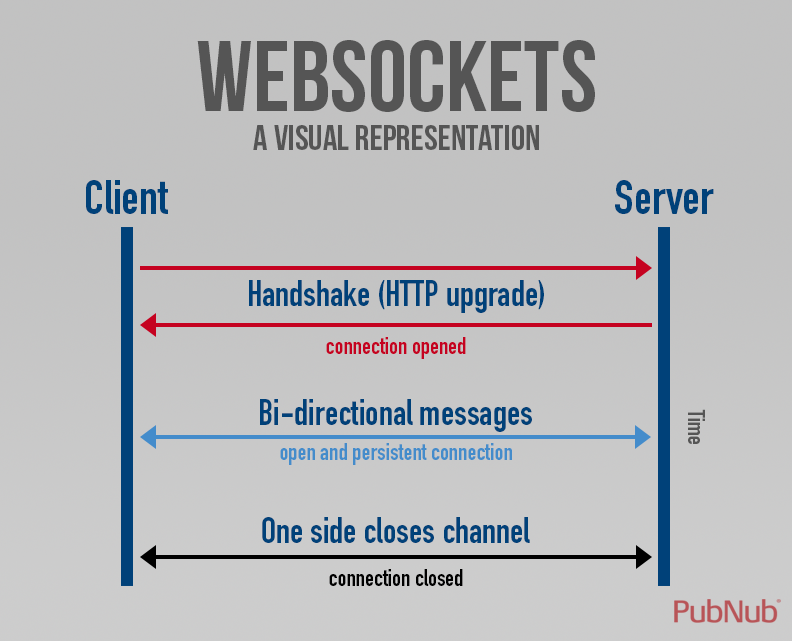
#> input picture zavodim_raspi/zavodim_raspi.html.resources/1C0365F4-AD10-4ACF-A665-2F1888AB2BA1.png, 792 x 641 px, given in place of Marina.jpg, which was not available
$ jupyter execute --allow-errors 'open CV.ipynb'   (shell and % lines are left out)   (older library calls are emulated)   (text cells are left out)
#> lines starting #> are read from the running program, lines starting #| are printed output that depends on the picture; after the words box and inside, x2 and y2 are one past the last pixel; in counts of white or black regions, pixels touching at a corner belong together; pictures that were not available may be replaced by others from this repository, and a replacement may not be noted
[cell 1]
import matplotlib
import cv2
import numpy as np
from matplotlib import pyplot as plt
from skimage.io import imread, imshow, imsave

[cell 2]
img = cv2.imread('Marina.jpg',cv2.IMREAD_GRAYSCALE)
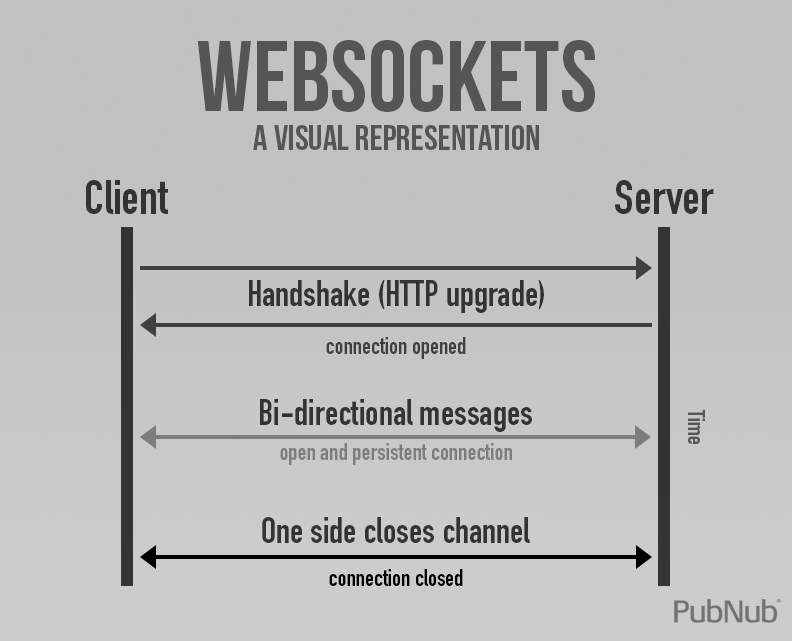
#> img: shape (641, 792); min 0, max 205, mean 184.5
#cv2.imshow('image', img)
plt.imshow(img, cmap = 'gray', interpolation = 'bicubic')
# plt.xticks([]), plt.yticks([])  # to hide tick values on X and Y axis
# plt.plot([200,400],[100,300],'c', linewidth=5)
plt.show()
cv2.imwrite('marina-cv2-gray.png',img)
#> Out = True

[cell 3]
img = cv2.imread('Marina.jpg',cv2.IMREAD_COLOR)
#> img is the input picture: shape (641, 792, 3); mean B, G, R 187.7, 184.7, 183.9

# [7 lines of commented-out code are left out]

font = cv2.FONT_HERSHEY_SIMPLEX
cv2.putText(img,'My sweet girl!',(0,130), font, 1, (200,255,155), 2, cv2.LINE_AA)

cv2.imshow('image',img)
cv2.waitKey(0) # если не указать, то будет сразу закрываться
# cv2.waitKey(1) & 0xFF == ord('q')
cv2.destroyAllWindows()

[cell 4]
color_spaces = ('RGB','GRAY','HSV','LAB','XYZ','YUV')
#> (the rest of this cell did not finish here and is left out)

[cell 5]
px = img[55,55]
#> px = [194, 193, 194]
img[55,55] = [255,255,255]
#> img: shape (641, 792, 3); mean B, G, R 187.7, 184.9, 183.8

[cell 6]
px = img[55,55]
#> px = [255, 255, 255]
print(px)
#| [255 255 255]

[cell 7]
img[100:150,100:150] = [255,255,255]

[cell 8]
print(img.shape)
#| (641, 792, 3)
print(img.size)
#| 1523016
print(img.dtype)
#| uint8

[cell 9]
marina_face = img[37:111,107:194]
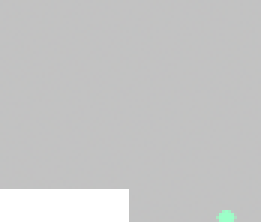
#> marina_face: shape (74, 87, 3) (shown 3 times larger); mean B, G, R 198.3, 198.5, 198.2
img[0:74,0:87] = marina_face
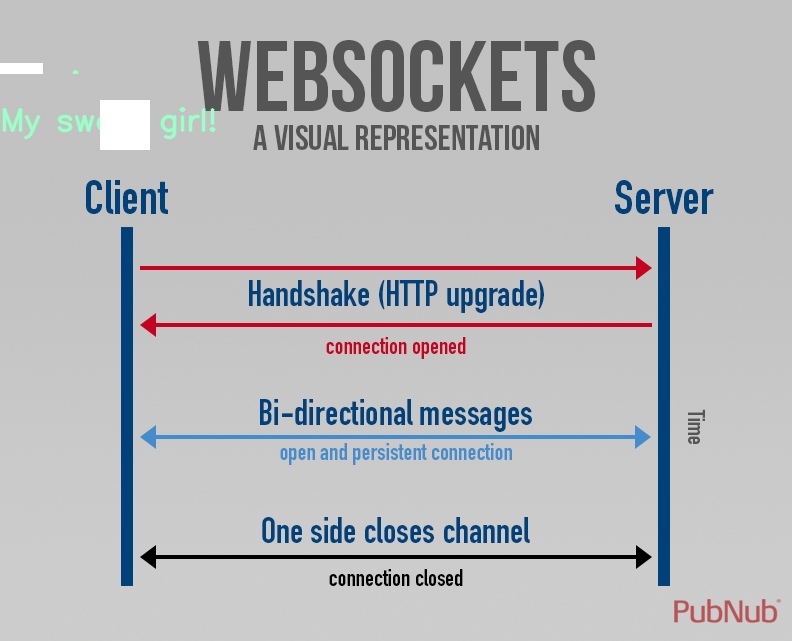
#> img: shape (641, 792, 3); mean B, G, R 188, 185.2, 184.2

cv2.imshow('image',img)
cv2.waitKey(0)
cv2.destroyAllWindows()
imshow("marina-marina-small.png")
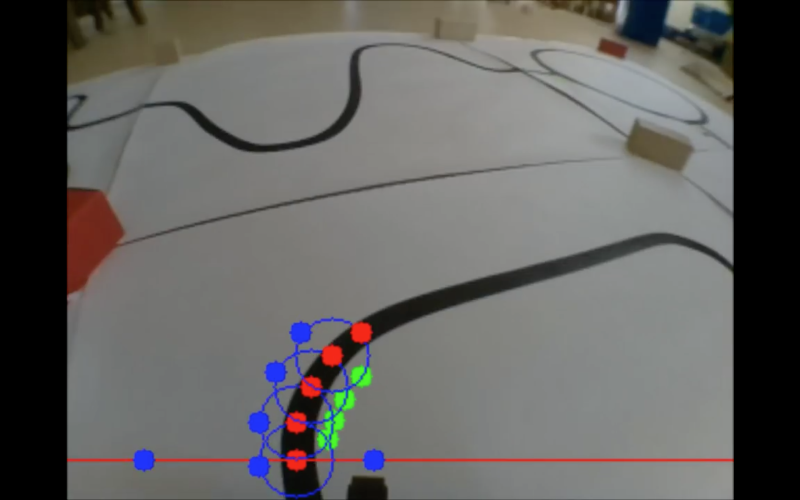
#> input picture zavodim_raspi/zavodim_raspi.html.resources/451172BE-9696-41FB-9DC3-466E45F12547.png, 1600 x 1000 px, given in place of marina-marina-small.png, which was not available (shown at 1/2 size)

[cell 10]
import cv2
import numpy as np

# 500 x 250
img1 = cv2.imread('1.png')
img2 = cv2.imread('2.png')

# add = img1+img2 # total mess!
#> (the rest of this cell did not finish here and is left out)

[cell 11]
img1 = cv2.imread('1.png')
img2 = cv2.imread('2.png')

#> (the rest of this cell did not finish here and is left out)

#> (a cell that did not finish here is left out)

[cell 13]
import cv2
import numpy as np

# Load two images
img1 = cv2.imread('Marina.jpg') # back
img2 = cv2.imread('mainlogo.png') # logo

cv2.imshow("logo", img2)

# I want to put logo on top-left corner, So I create a ROI
#> (the rest of this cell did not finish here and is left out)

#> (a cell that did not finish here is left out)

[cell 15]
import cv2
import numpy as np

img = cv2.imread('bookpage.jpg')
retval, threshold = cv2.threshold(img, 12, 255, cv2.THRESH_BINARY)
cv2.imshow('original',img)
cv2.imshow('threshold',threshold)
cv2.waitKey(0)
cv2.destroyAllWindows()

#> (a cell that did not finish here is left out)

[cell 17]
import cv2
import numpy as np

#> (the rest of this cell did not finish here and is left out)

#> (a cell that did not finish here is left out)

[cell 19]
import numpy as np
import cv2
import time

# cap = cv2.VideoCapture('vtest.avi') # from file
# specifying the video output resolution to exactly the same as input, width and height, 640x480 by default
# out = cv2.VideoWriter('output.avi',fourcc, 20.0,(int(cap.set(3,320)),int(cap.set(4,240))))

cap = cv2.VideoCapture(0)
fourcc = cv2.VideoWriter_fourcc(*'MJPG')
out = cv2.VideoWriter('output.avi',fourcc, 20.0,(int(cap.get(3)),int(cap.get(4))))

time.sleep(5)

while(cap.isOpened()):
    ret, frame = cap.read()
    if ret==True:
        frame = cv2.flip(frame,1) # write the flipped frame
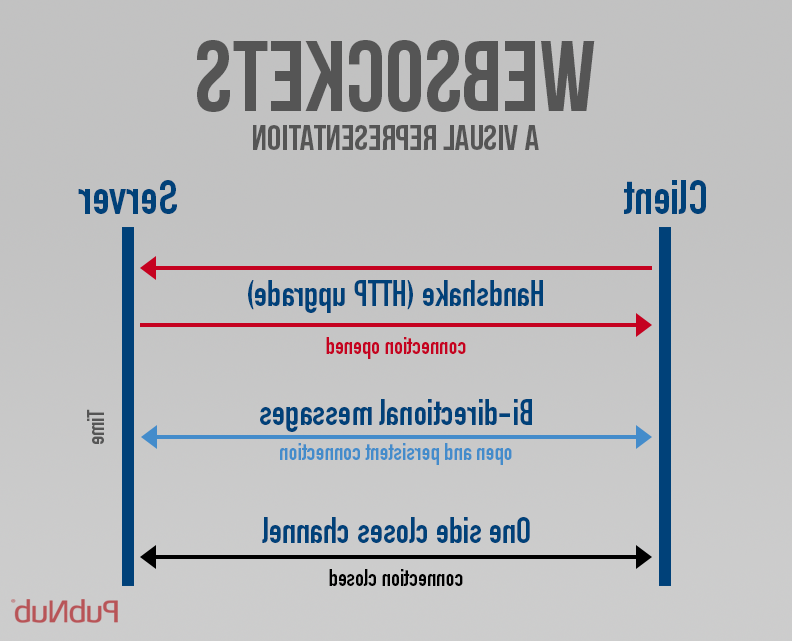
#> frame: shape (641, 792, 3); mean B, G, R 187.7, 184.7, 183.9
        out.write(frame)
        cv2.imshow('frame', frame)

        #gray = cv2.cvtColor(frame, cv2.COLOR_BGR2GRAY) # to show gray video
        #cv2.imshow('gray', gray)

        if cv2.waitKey(1) & 0xFF == ord('q'):
#> (key q is pressed here)
            break
    else:
        break

# Release everything if job is finished
cap.release()
out.release()
cv2.destroyAllWindows()

# но непонятно, куда сохраняются эти видео

[cell 20]
import cv2
import numpy as np

img = cv2.imread("marina-red.jpg")

#> (the rest of this cell did not finish here and is left out)

[cell 21]
import cv2
import numpy as np

cap = cv2.VideoCapture(0)

while(1):
    _, frame = cap.read()
    hsv = cv2.cvtColor(frame, cv2.COLOR_BGR2HSV)
#> hsv: shape (641, 792, 3); mean H, S, V 43.3, 14.2, 189.8
    # [80,118,50]
    lower_red = np.array([103,83,39])
    upper_red = np.array([180,200,180])
    # [103  83  39]
    mask = cv2.inRange(hsv, lower_red, upper_red) # binary black and white, red is white (perhaps 1)
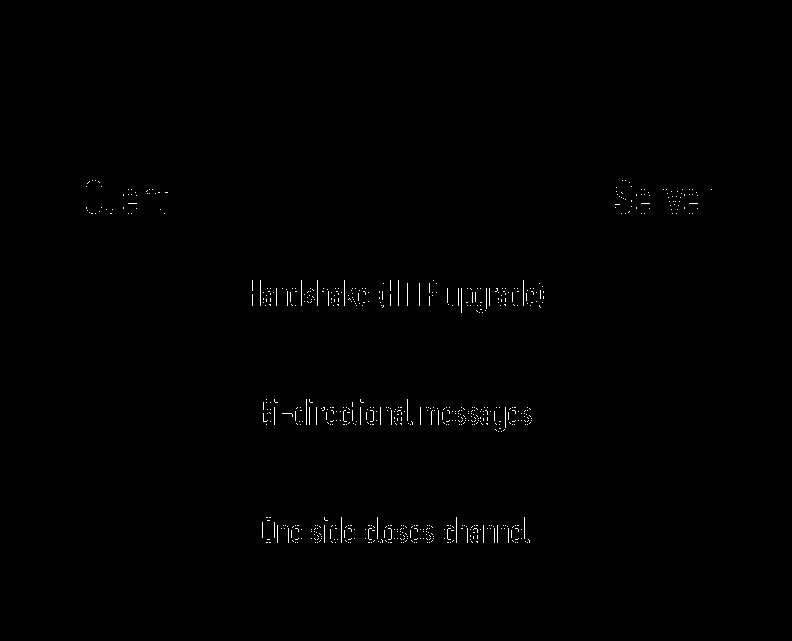
#> mask: shape (641, 792); 0.42% white in thin lines or dots, all inside (x1, y1, x2, y2) = (86, 180, 712, 543)
    res = cv2.bitwise_and(frame,frame, mask= mask) # only ones from mask and that corresponding area from frame
    blur = cv2.GaussianBlur(res,(15,15),0)
    median = cv2.medianBlur(res,15) # no artefacts!
#> median: shape (641, 792, 3); every value is 0

    moments = cv2.moments(mask, 1) # получим моменты
#> moments = moments, m00 2155, centre m10/m00, m01/m00 = (398.8, 397.3)
    x_moment = moments['m01']
#> x_moment = 856223
    y_moment = moments['m10']
#> y_moment = 859400
    area = moments['m00']
#> area = 2155
    try:
        x = int(x_moment / area) # Получим координаты x,y кота
#> x = 397
        y = int(y_moment / area) # и выведем текст на изображение
#> y = 398
        cv2.putText(median, "Red Box!", (x,y), cv2.FONT_HERSHEY_SIMPLEX, 1, (255,255,255), 2)
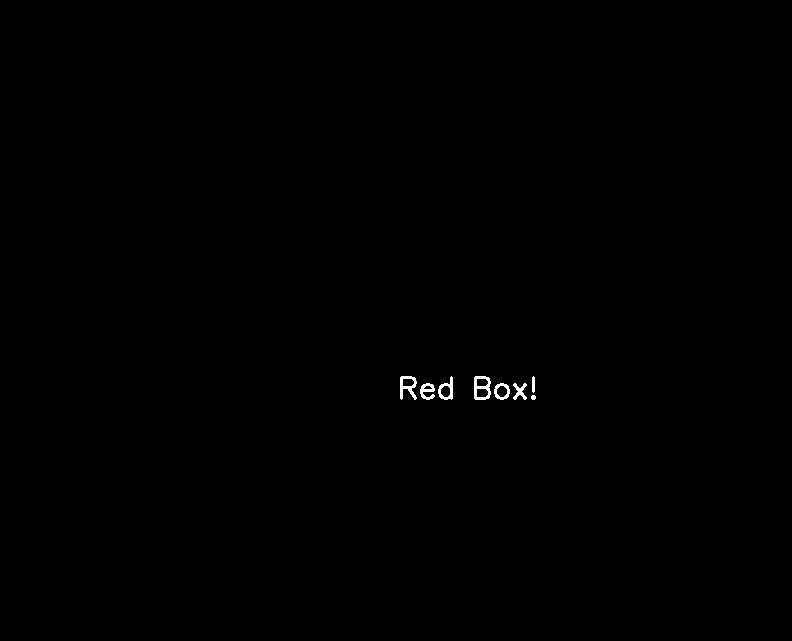
#> median: shape (641, 792, 3); 0.21% white; 8 white regions, largest, box (x1, y1, x2, y2) and area: (474, 376, 491, 400) 225, (400, 376, 417, 400) 201, (438, 376, 453, 400) 159

    except ZeroDivisionError:
        print("Show me the red box!")

    cv2.imshow('Median Blur',median)
    # [4 lines of commented-out code are left out]

    k = cv2.waitKey(5) & 0xFF
#> (key q is pressed here)
    if k == 27:
        break

cv2.destroyAllWindows()
cap.release()

#> (a cell that did not finish here is left out)

[cell 23]
import cv2
import numpy as np


cap = cv2.VideoCapture(0)

def nothing(x):
    pass
# Creating a window for later use
cv2.namedWindow('result')

# Starting with 100's to prevent error while masking
h,s,v = 100,100,100

# Creating track bar
cv2.createTrackbar('h', 'result',0,179,nothing)
cv2.createTrackbar('s', 'result',0,255,nothing)
cv2.createTrackbar('v', 'result',0,255,nothing)

while(1):

    _, frame = cap.read()

    #converting to HSV
    hsv = cv2.cvtColor(frame,cv2.COLOR_BGR2HSV)

    # get info from track bar and appy to result
    h = cv2.getTrackbarPos('h','result')
    s = cv2.getTrackbarPos('s','result')
    v = cv2.getTrackbarPos('v','result')

    # Normal masking algorithm
    lower_blue = np.array([h,s,v])
    upper_blue = np.array([180,255,255])

    mask = cv2.inRange(hsv,lower_blue, upper_blue)
#> mask: shape (641, 792); every value is 255

    result = cv2.bitwise_and(frame,frame,mask = mask)

    cv2.imshow('result',result)
    print(np.array([h,s,v]))
    k = cv2.waitKey(5) & 0xFF
#> (key q is pressed here)
    if k == 27:
        break

cap.release()

cv2.destroyAllWindows()

[cell 24]
import cv2
import numpy as np

bgr = np.uint8([[[180,255,50]]])
hsv = cv2.cvtColor(bgr,cv2.COLOR_BGR2HSV)
print(hsv)

[cell 25]
import cv2
import numpy as np

cap = cv2.VideoCapture(0)

while(1):

    _, frame = cap.read()
    hsv = cv2.cvtColor(frame, cv2.COLOR_BGR2HSV)

    lower_red = np.array([30,150,50])
    upper_red = np.array([255,255,180])

    mask = cv2.inRange(hsv, lower_red, upper_red)
#> mask: shape (641, 792); 3.6% white; 82 white regions (4 under 20 px), largest, box (x1, y1, x2, y2) and area: (121, 227, 133, 586) 4308, (658, 227, 670, 586) 4308, (615, 180, 632, 214) 270
    res = cv2.bitwise_and(frame,frame, mask= mask)

    kernel = np.ones((5,5),np.uint8)
    # we slide this slider around, and if all of the pixels are white, then we get white, otherwise black
    erosion = cv2.erode(mask,kernel,iterations = 1)
#> erosion: shape (641, 792); 1.2% white; 18 white regions (10 under 20 px), largest, box (x1, y1, x2, y2) and area: (123, 229, 131, 584) 2840, (660, 229, 668, 584) 2840, (108, 182, 109, 207) 25

    # does the opposite: Slides around, if the entire area isn't black, then it is converted to white
    dilation = cv2.dilate(mask,kernel,iterations = 1)
#> dilation: shape (641, 792); 6.9% white; 16 white regions, largest, box (x1, y1, x2, y2) and area: (119, 225, 135, 588) 5808, (656, 225, 672, 588) 5808, (258, 397, 414, 427) 3406

    #  to remove "false positives" so to speak. in the background you get some pixels here and there of "noise."
    opening = cv2.morphologyEx(mask, cv2.MORPH_OPEN, kernel)
#> opening: shape (641, 792); 2% white; 18 white regions, largest, box (x1, y1, x2, y2) and area: (121, 227, 133, 586) 4308, (658, 227, 670, 586) 4308, (106, 180, 111, 209) 145

    # to remove false negatives. Basically this is where you have your detected shape, like our hat,
    # and yet you still have some black pixels within the object
    closing = cv2.morphologyEx(mask, cv2.MORPH_CLOSE, kernel)
#> closing: shape (641, 792); 4.7% white; 17 white regions (3 under 20 px), largest, box (x1, y1, x2, y2) and area: (121, 227, 133, 586) 4308, (658, 227, 670, 586) 4308, (260, 399, 412, 425) 2105

    laplacian = cv2.Laplacian(frame,cv2.CV_64F)
    sobelx = cv2.Sobel(frame,cv2.CV_64F,1,0,ksize=5)
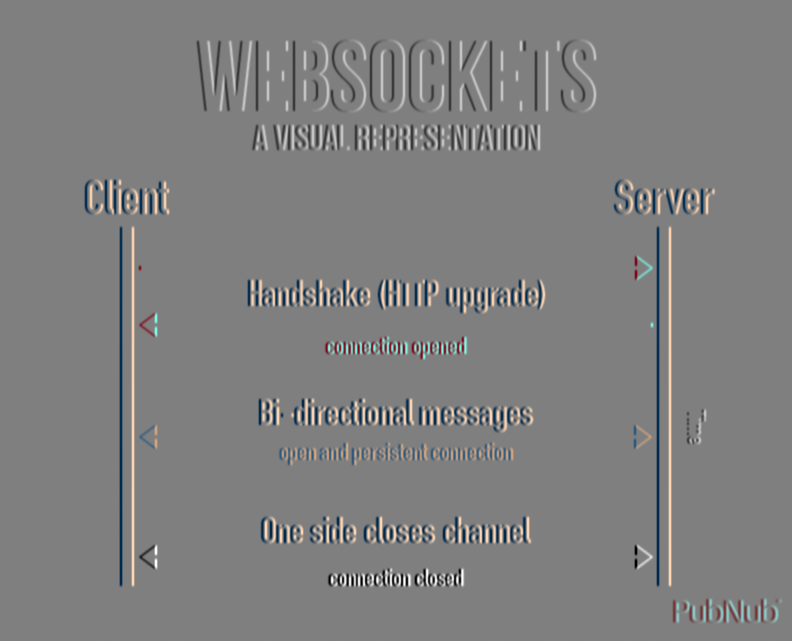
#> sobelx: shape (641, 792, 3) float64; mean B, G, R 0, 0, 0; drawn with min black and max white
    sobely = cv2.Sobel(frame,cv2.CV_64F,0,1,ksize=5)
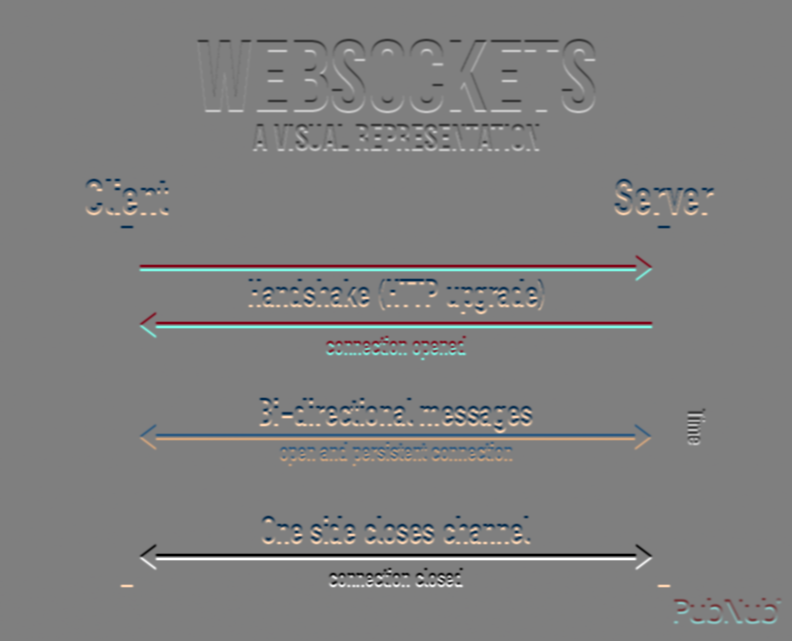
#> sobely: shape (641, 792, 3) float64; mean B, G, R 2.1, 2.1, 2.1; drawn with min black and max white

    edges = cv2.Canny(frame,30,50)
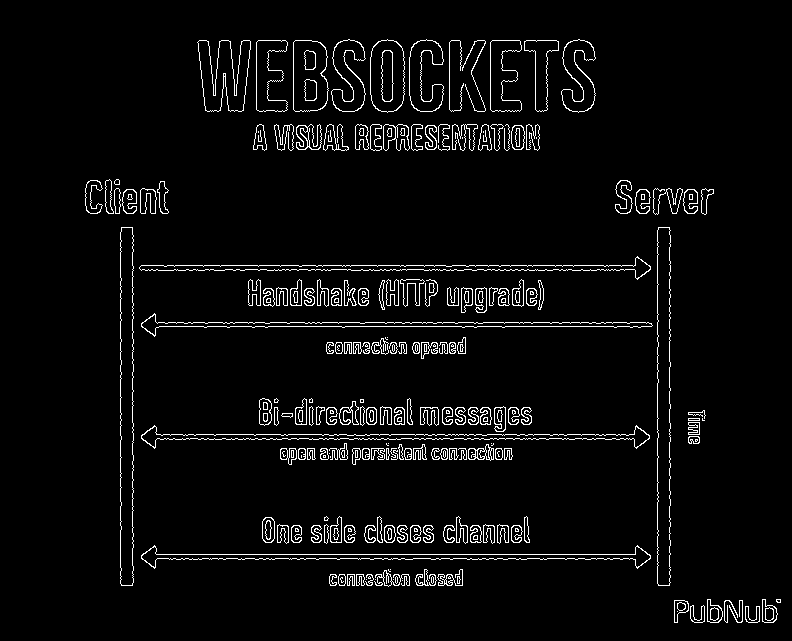
#> edges: shape (641, 792); 4.1% white in thin lines or dots, all inside (x1, y1, x2, y2) = (85, 39, 781, 623)
    cv2.imshow('Edges',edges)
    # plt.imshow(cv2.cvtColor(edges, cv2.COLOR_BGR2RGB))это выдаст ошибку
    # plt.show()

    #cv2.imshow('Opening',opening)
    #cv2.imshow('Closing',closing)

    cv2.imshow('Original',frame)
    #cv2.imshow('Mask',mask)
    #cv2.imshow('Erosion',erosion)
    #cv2.imshow('Dilation',dilation)

    k = cv2.waitKey(5) & 0xFF
#> (key q is pressed here)
    if k == 27:
        break

cv2.destroyAllWindows()
cap.release()
